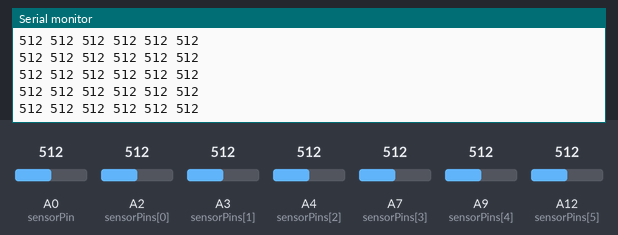
The sketch below on a simulated Arduino Mega 2560, built with avr-gcc and run on an emulated ATmega2560. On the bench: the last lines printed to the serial monitor. Inputs (shaded band) come from the test bench; at power-on: A4 (sensorPins[2]) = 512, A0 (sensorPin) = 512, A2 (sensorPins[0]) = 512, A3 (sensorPins[1]) = 512, A7 (sensorPins[3]) = 512, A9 (sensorPins[4]) = 512, A12 (sensorPins[5]) = 512.

Above: at 4.2 s.
4.3 s: A4 (sensorPins[2]) set to 109
At 4.47 s:
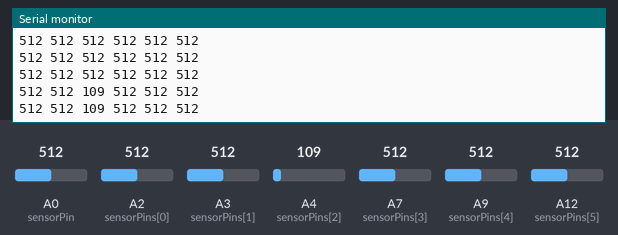
5.8 s: A4 (sensorPins[2]) set to 89
At 5.89 s:
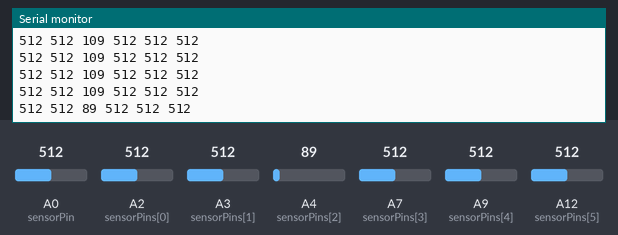
Timing chart, 0 to 8.8 s (numbered marks = the images above; inputs shaded):
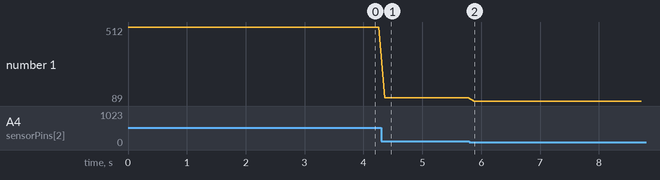

The sketch:

AnalogReadSerial_whitney.ino
```cpp
int sensorPin = A0; // select the input pin for the potentiometer
int sensorValue = 0 ; // variable to store the value coming from the sensor
int sensorPins[] = {A2, A3, A4, A7, A9, A12}; // don't forget to change this

void setup() {

  Serial.begin(9600);
}


void loop() {
   sensorValue = analogRead(sensorPin);
  int values[6]; //Tiri don't forget to change this
  for (int i = 0; i < 6; i++) {  //and this.. don't forget to change this number
    values[i] = analogRead(sensorPins[i]);
  }
  char payload[512];
  //  sprintf(payload, "{\n \"state\":{\n\"floor\": [%d, %d, %d, %d, %d, %d, %d, %d] \n }\n}", values[0] , values[1], values[2], values[3], values[4], values[5], values[6], values[7] );
  sprintf(payload, "%d %d %d %d %d %d", values[0] , values[1], values[2], values[3], values[4], values[5] );

//  sendOSC(payload);
  Serial.println(payload);
  Serial.println("");
  delay(100);        // delay in between reads for stability
}
```

Measured:
- after the input at 4.3 s, the serial monitor: prints a new line after 0.06 s (image 1)
- after the input at 5.8 s, the serial monitor: prints a new line after 0.08 s (image 2)
- plotted number 1: 512 → 109 after the input at 4.3 s, 109 → 89 after the input at 5.8 s
